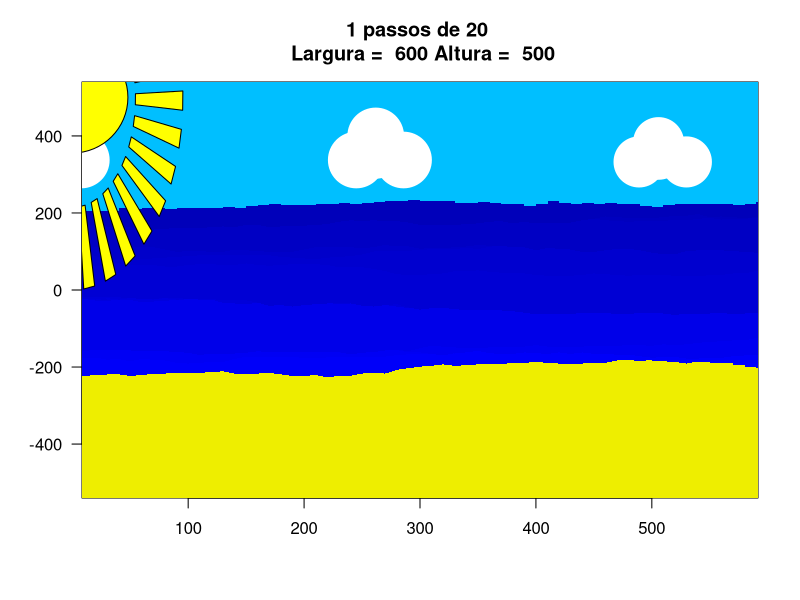
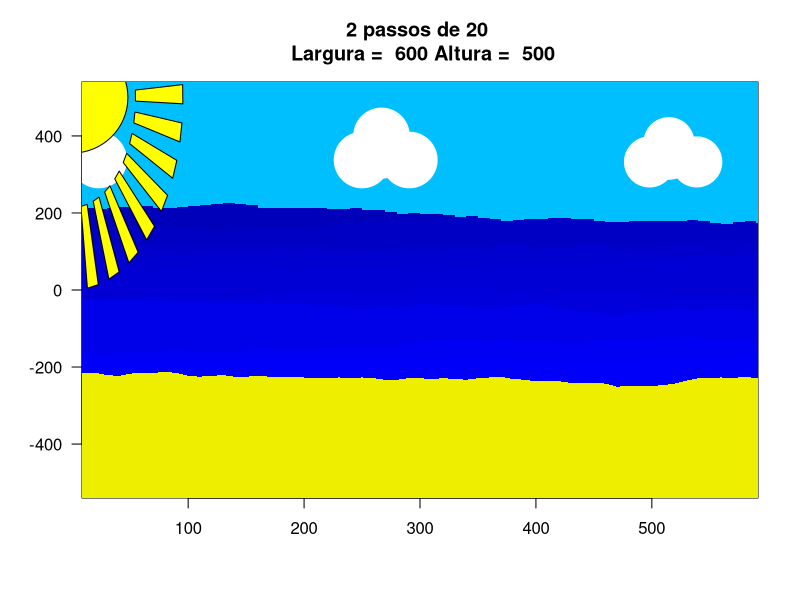
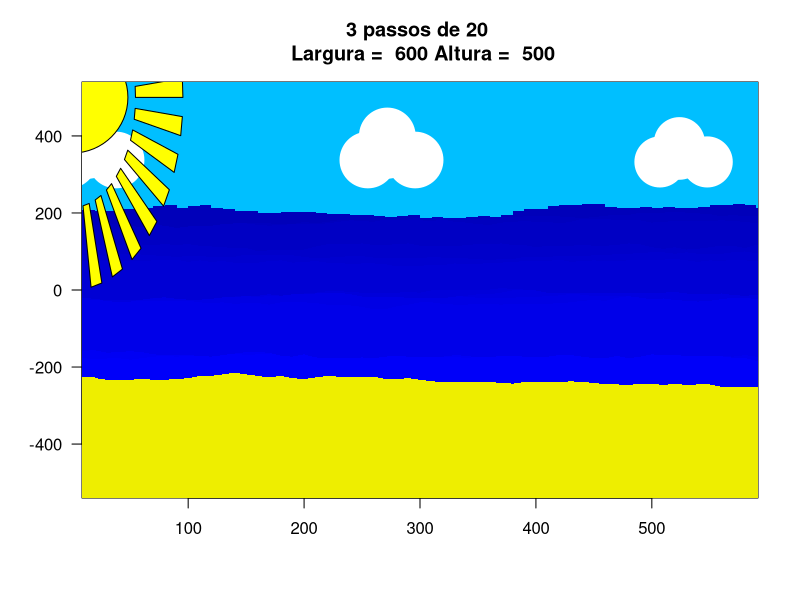
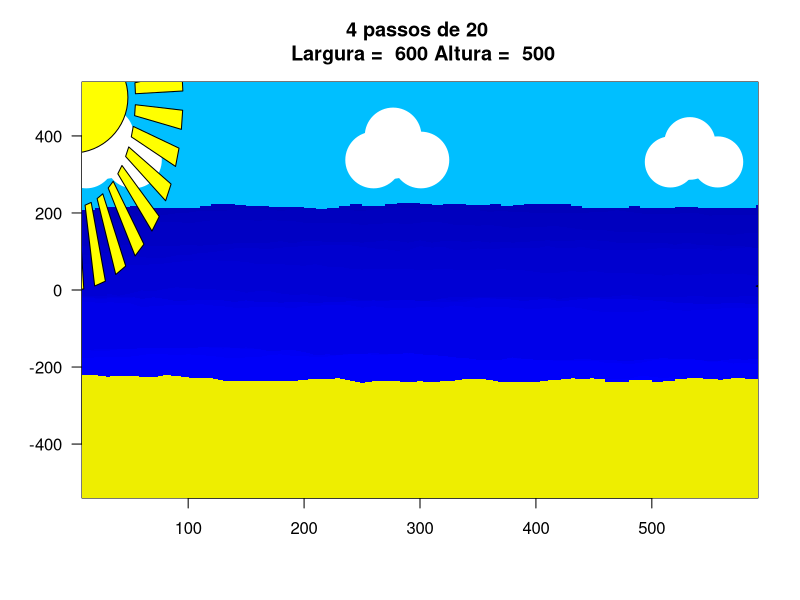
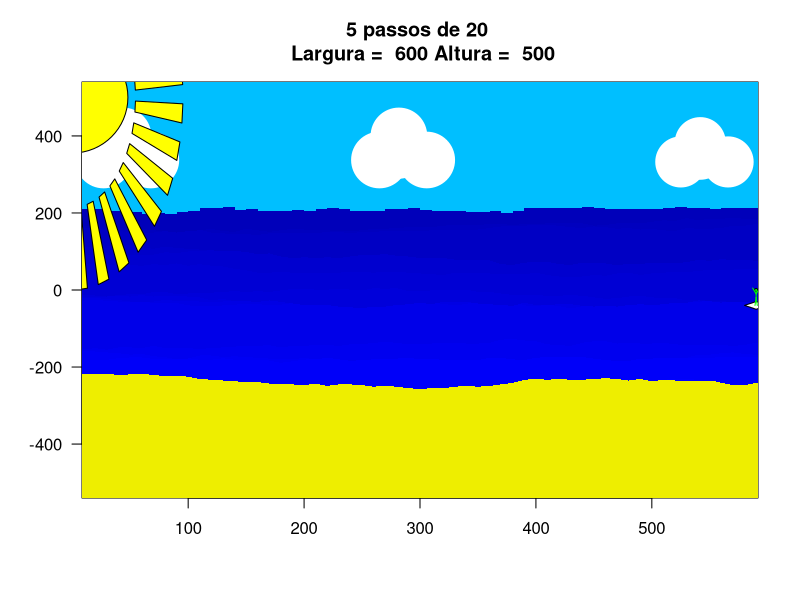
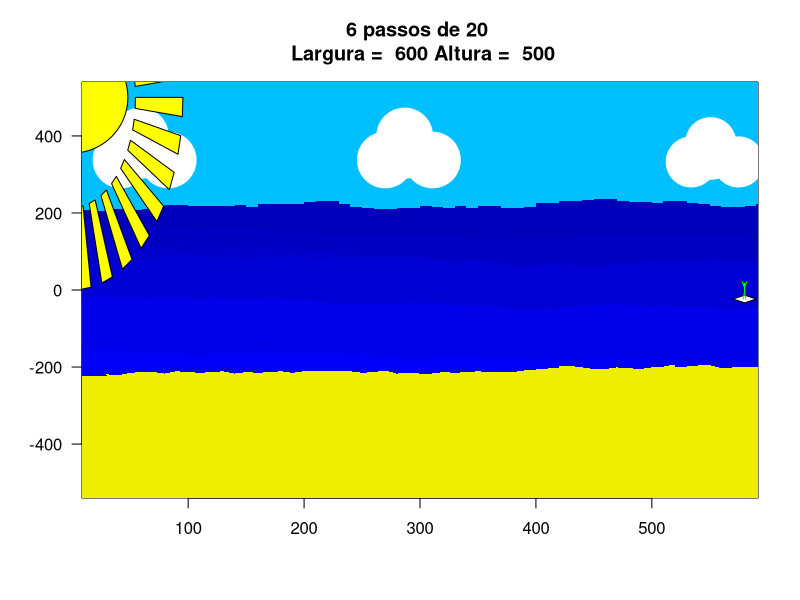
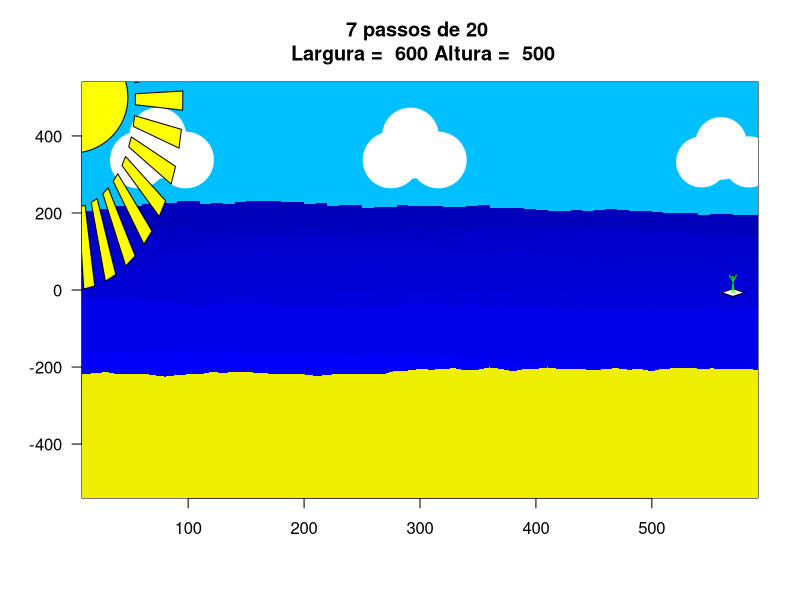
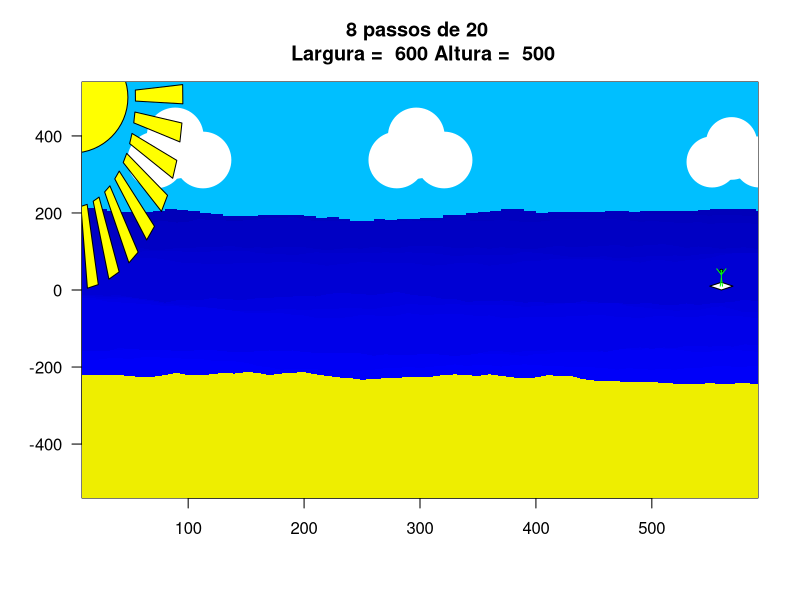

These charts were generated, in order, by the following R code:

a=function(){ 
  
  ver_mar=ifelse(ver_mar == 1,1,NA)
  ver_ceu=ifelse(ver_ceu == 1,1,NA)
  ver_praia=ifelse(ver_praia == 1,1,NA)
  for(w in 1:ww){
    { padrao=c()
    
    colfunc <- colorRampPalette(c('blue','darkblue'))
    cor <- colfunc(n*1.5)
    
    plot(NULL,ylim=c(-y,y),xlim=c(0+0.05*n2,n2-0.05*n2),las=1,ylab="",xlab="",main=paste(w,"passos de",ww,"\n","Largura = ",n2,"Altura = ",y))
    if(w==1){
      set.seed(seed)
      ini=list()
    }
    for(j in 1:n){ 
      n2
      p=0.5
      if(w==1){
        if(j==1){ 
          new=-200
        }else{ 
          new=sample((-200*y/400):(200*y/400),1,replace = F)}
      }else{
        for(zeus in 1:length(ini)){ 
          padrao[zeus]=ini[[zeus]][1]}
        
      }
      if(w>1){ 
        new=padrao[j]}
      ini[[j]]=1
      ini[[j]][1]=new
      for (i in 1:n2) {
        ini[[j]][i+1]=ini[[j]][i]+sample(c(-1,1),1,replace = T,prob = c(1-p,p))
        
        if(ini[[j]][i+1]>=(new+limitesup)){
          ini[[j]][i+1]=ini[[j]][i+1]-1
        }
        if(ini[[j]][i+1]<(new-limiteinf)){
          ini[[j]][i+1]=ini[[j]][i+1]+1
        }
      }
      #lines(ini[[j]])
    }
    
    
    ##############################################################################
    num=c()
    for (k in 1:length(ini)) {
      num[k]=(ini[[k]][1])  
    }
    ll=0
    minimo=sort(num)
    colfunc <- colorRampPalette(c('white','blue'))
    rr=colfunc(10)
    
    for (j in 1:(length(ini)-1)) {
      pos=which(num==minimo[1])[1]
      ponto0=pos
      if(length(minimo)>1){
        pos2=which(num==minimo[2])[1]
      }else{
        pos2=pos
      }
      
      
      for (i in 1:(n2/pr)) {
        if(i==1){
          polygon(c(i*pr-pr,i*pr-pr,i*pr+pr,i*pr+pr*2),c(ini[[pos]][i*pr]-20,ini[[pos2]][i*pr+pr]+20,ini[[pos2]][i*pr+pr]+20,ini[[pos]][i*pr+pr]-20),col=cor[j],border = ver_mar)
        }
        else if(i>=(n2/pr)-1){
          polygon(c(i*pr,i*pr,i*pr+pr*2,i*pr+pr*2),c(ini[[pos]][i*pr]-20,ini[[pos2]][i*pr+pr]+20,ini[[pos2]][i*pr+pr]+20,ini[[pos]][i*pr+pr]-20),col=cor[j],border = ver_mar)
        }else{
          polygon(c(i*pr,i*pr,i*pr+pr,i*pr+pr),c(ini[[pos]][i*pr]-20,ini[[pos2]][i*pr+pr]+20,ini[[pos2]][i*pr+pr]+20,ini[[pos]][i*pr+pr]-20),col=cor[j],border = ver_mar)
        }
      }
      
      if(ll==0){
        for (i in 1:(n2/pr)) {
          if(i==1){ 
            polygon(c(i*pr-pr,i*pr-pr,i*pr+pr,i*pr+pr),c(-y-100,ini[[ponto0]][i*pr]+20,ini[[ponto0]][i*pr]+20,-y-100),col='yellow2',border = ver_praia)
          }else{
            polygon(c(i*pr,i*pr,i*pr+pr,i*pr+pr),c(-y-100,ini[[ponto0]][i*pr]+20,ini[[ponto0]][i*pr]+20,-y-100),col='yellow2',border = ver_praia)
          }
        }
        ll=1
      }
      
      if(j==length(ini)-1){
        for (i in 1:(n2/pr)) {
          if(i==1){ 
            polygon(c(i*pr-pr,i*pr-pr,i*pr+pr,i*pr+pr),c(ini[[pos2]][i*pr],y+100,y+100,ini[[pos2]][i*pr]),col = "deepskyblue",border =ver_ceu)
          }
          else{
            polygon(c(i*pr,i*pr,i*pr+pr,i*pr+pr),c(ini[[pos2]][i*pr],y+100,y+100,ini[[pos2]][i*pr]),col = "deepskyblue",border =ver_ceu)
          }
        }
      }
      minimo=minimo[-1]
    }
    }
    ##########################################################-> 
    
    
    
    symbols(x=n2/2500*1070+w*15-n2/2500*1200,y=320*y/400,circles =n2/2500*100,bg='white',add=T,inches = F,fg = "white")
    symbols(x=n2/2500*1070+w*15-n2/2500*1200,y=290*y/400,circles =n2/2500*100,bg='white',add=T,inches = F,fg = "white")
    symbols(x=n2/2500*1000+w*15-n2/2500*1200,y=270*y/400,circles =n2/2500*100,bg='white',add=T,inches = F,fg = "white")
    symbols(x=n2/2500*1170+w*15-n2/2500*1200,y=270*y/400,circles =n2/2500*100,bg='white',add=T,inches = F,fg = "white")
    
    
    symbols(x=n2/2500*1070+w*5,y=320*y/400,circles =n2/2500*100,bg='white',add=T,inches = F,fg = "white")
    symbols(x=n2/2500*1070+w*5,y=290*y/400,circles =n2/2500*100,bg='white',add=T,inches = F,fg = "white")
    symbols(x=n2/2500*1000+w*5,y=270*y/400,circles =n2/2500*100,bg='white',add=T,inches = F,fg = "white")
    symbols(x=n2/2500*1170+w*5,y=270*y/400,circles =n2/2500*100,bg='white',add=T,inches = F,fg = "white")
    
    
    
    symbols(x=n2/2500*1070+n2/2500*1000+w*9,y=320+50*y/400,circles =n2/2500*90,bg='white',add=T,inches = F,fg = "white")
    symbols(x=n2/2500*1070+n2/2500*1000+w*9,y=290+50*y/400,circles =n2/2500*90,bg='white',add=T,inches = F,fg = "white")
    symbols(x=n2/2500*1000+n2/2500*1000+w*9,y=270+50*y/400,circles =n2/2500*90,bg='white',add=T,inches = F,fg = "white")
    symbols(x=n2/2500*1170+n2/2500*1000+w*9,y=270+50*y/400,circles =n2/2500*90,bg='white',add=T,inches = F,fg = "white")
    if(sol==1){ 
      # cx e cy = centro x e y
      # r = raio base 
      # a = ângulo 
      # n2 e yscale: fatores de escala x e y 
      cir=function(cx,cy,r,a){
        xx = cx + r *n2/2200* cos(a)
        yy = cy + r *y/350* sin(a)
        return(c(xx,yy))
      }
      r=200
      mudanca=w/30
      for (z in seq(1,-5,-0.2)) {
        ang=z
        c1=cir(0,y,r,ang+mudanca);c2=cir(0,y,350,ang+mudanca)
        c1p=cir(0,y,r,ang-0.1+mudanca);c2p=cir(0,y,350,ang-0.1+mudanca)
        
        polygon(x=c(c1p[1],c2p[1],c2[1],c1[1]),y=c(c1p[2],c2p[2],c2[2],c1[2]),col='yellow')
        
      }
      
      symbols(x=0,y=y,circles = n2/2500*200,bg='yellow',add = T,inches=F)
    }
    posx=n2-(10*(w-1))+30
    surf=mean((-200*y/400):(200*y/400))
    pposy=seq(surf,50,length.out=4)
    posy=rep(pposy,rev(pposy),n2)[w]
    
    
    polygon(x=c(posx-10,posx,posx+10,posx),y=c(posy-40,posy-10-40,posy-40,posy+10-40),col='white')
    symbols(posx,posy,circles = 1.3,inches = F,add=T,bg='green')
    lines(c(posx,posx),c(posy,posy-20),col='green')
    lines(c(posx,posx+rep(c(2:4,4:3),n2)[w]),c(posy-10,posy+5),col='green')
    lines(c(posx,posx-rep(c(2:4,4:3),n2)[w]),c(posy-10,posy+5),col='green')
    lines(c(posx,posx-1),c(posy-20,posy-40),col='green')
    lines(c(posx,posx+1),c(posy-20,posy-40),col='green')
    
    polygon(x=c(posx-15+50,posx+50,posx+5+50),y=c(posy-30,posy+8,posy-30),col='gray36')    
    polygon(x=c((posx+w*1.5)-15+70,(posx+w*1.5)+70,(posx+w*1.5)+5+70),y=c(posy-30+10,posy+8+10,posy-30+10),col='gray36')   
    polygon(x=c((posx+w*1.1)-15+50,(posx+w*1.1)+50,(posx+w*1.1)+5+50),y=c(posy-30-50,posy+8-50,posy-30-50),col='gray36')   
    Sys.sleep(tt)
    
  }
  ##medidas padrao
  ##altura 400
  ##largura 2500
  
  #######################################
}


{
  pr=10                #resolução , tem que ser >=1 e quanto maior, menor a resolução
  n=15                  #numero de linhas
  n2=600              #tamanho x
  tt=0.5                 #segundos de espera/intervalo
  ww=20                #quantidade de quadros, ao colocar maior que aprox 10 verá uma animaçãozinha 
  seed=1               #seed
  y=500                #altura y
  loop=1               #variavel de controle(não alterar)
  limitesup=100          #limite das areas superior(positivo)
  limiteinf=50           #limite inferior das áreas(negativo)
  sol=1             #1 com sol ; 0 sem sol
  ver_mar=0        #variaveis para ver outlines 1=sim , !=1 = não
  ver_praia=0
  ver_ceu=0
}

a()



